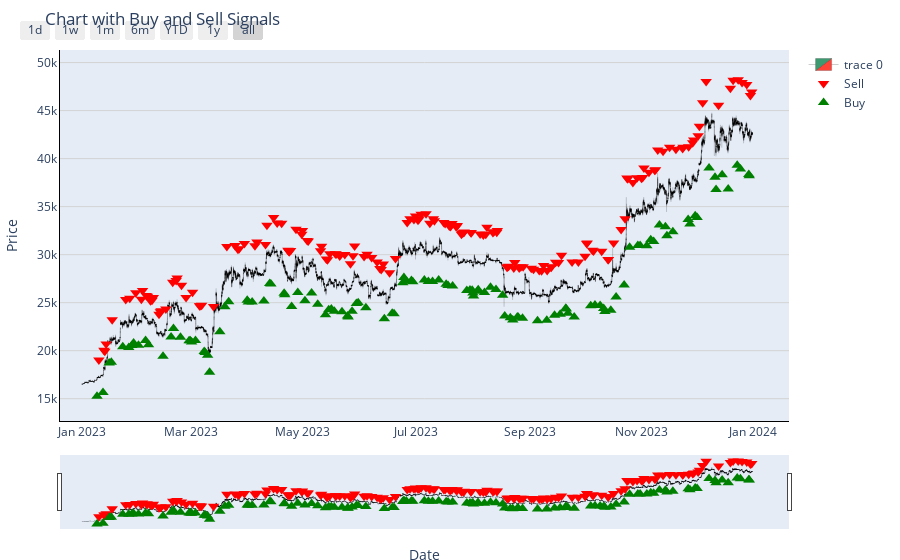

The notebook cell this image was saved under:
### Code cell
# Import Plotly and pandas
import plotly.graph_objects as go
import pandas as pd
# Create a figure with OHLC trace
fig = go.Figure(data=go.Candlestick(x=b_df['open_time'], # Use open_date as x-axis values
                open=b_df['open'],
                high=b_df['high'],
                low=b_df['low'],
                close=b_df['close'],
                line_width=0.2))

# Add red arrows for action = -1
fig.add_trace(go.Scatter(x=b_df[b_df['strategy'] == -1]['open_time'], # Use open_date for x-axis
                         y=b_df[b_df['strategy'] == -1]['high'] + b_df[b_df['strategy'] == -1]['low'] / 10,
                         mode='markers',
                         marker_symbol='triangle-down',
                         marker_color='red',
                         marker_size=10,
                         name='Sell'))

# Add green arrows for action = 1
fig.add_trace(go.Scatter(x=b_df[b_df['strategy'] == 1]['open_time'], # Use open_date for x-axis
                         y=b_df[b_df['strategy'] == 1]['low'] - b_df[b_df['strategy'] == 1]['low'] / 10,
                         mode='markers',
                         marker_symbol='triangle-up',
                         marker_color='green',
                         marker_size=10,
                         name='Buy'))

# Customize the layout and the interactive controls
fig.update_layout(
    title='Chart with Buy and Sell Signals',
    yaxis_title='Price',
    xaxis_title='Date',
    hovermode='x unified', # Show the hover data for both traces
    margin=dict(l=20, r=20, t=50, b=20), # Reduce the white space around the plot
    dragmode='pan', # Change the default action to pan instead of zoom
    xaxis=dict( # Enable the rangeslider and set the rangebreaks
        rangeslider=dict(visible=True),
        rangebreaks=[
            dict(bounds=["sat", "sun"]), # Hide weekends
        ]
    )
)

# Add zoom buttons for both x and y axes
fig.update_xaxes(
    showspikes=True, # Show spike lines
    spikemode='across', # Show spike lines across the plot
    spikesnap='cursor', # Snap spike lines to the cursor
    showline=True, # Show the x-axis line
    linecolor='black', # Set the x-axis line color
    showgrid=False, # Hide the x-axis grid
    fixedrange=False, # Enable x-axis zoom
    rangeselector=dict( # Add buttons to select the x-axis range
        buttons=list([
            dict(count=1, label="1d", step="day", stepmode="backward"),
            dict(count=7, label="1w", step="day", stepmode="backward"),
            dict(count=1, label="1m", step="month", stepmode="backward"),
            dict(count=6, label="6m", step="month", stepmode="backward"),
            dict(count=1, label="YTD", step="year", stepmode="todate"),
            dict(count=1, label="1y", step="year", stepmode="backward"),
            dict(step="all")
        ])
    )
)

fig.update_yaxes(
    showspikes=True, # Show spike lines
    spikemode='across', # Show spike lines across the plot
    spikesnap='cursor', # Snap spike lines to the cursor
    showline=True, # Show the y-axis line
    linecolor='black', # Set the y-axis line color
    showgrid=True, # Show the y-axis grid
    gridcolor='lightgray', # Set the y-axis grid color
    fixedrange=False, # Enable y-axis zoom
    autorange = True,
)

cs = fig.data[0]

# Set line and fill colors
cs.increasing.fillcolor = '#3D9970'
cs.increasing.line.color = '#000000'
cs.decreasing.fillcolor = '#FF4136'
cs.decreasing.line.color = '#000000'

# Show the figure
fig.show()

### Figure 1 — Plotly figure (JSON) as saved in the notebook; plotly's stock layout.template omitted (floating-point values rounded to 4 significant figures; data arrays with more than 128 entries replaced by an {"elided": "..."} marker saying what was removed)
{"data": [{"close": {"elided": "17521 float values"}, "decreasing": {"fillcolor": "#FF4136", "line": {"color": "#000000"}}, "high": {"elided": "17521 float values"}, "increasing": {"fillcolor": "#3D9970", "line": {"color": "#000000"}}, "line": {"width": 0.2}, "low": {"elided": "17521 float values"}, "open": {"elided": "17521 float values"}, "type": "candlestick", "x": {"elided": "17521 str values"}}, {"marker": {"color": "red", "size": 10, "symbol": "triangle-down"}, "mode": "markers", "name": "Sell", "type": "scatter", "x": {"elided": "192 str values"}, "y": {"elided": "192 float values"}}, {"marker": {"color": "green", "size": 10, "symbol": "triangle-up"}, "mode": "markers", "name": "Buy", "type": "scatter", "x": {"elided": "129 str values"}, "y": {"elided": "129 float values"}}], "layout": {"dragmode": "pan", "hovermode": "x unified", "margin": {"b": 20, "l": 20, "r": 20, "t": 50}, "title": {"text": "Chart with Buy and Sell Signals"}, "xaxis": {"fixedrange": false, "linecolor": "black", "rangebreaks": [{"bounds": ["sat", "sun"]}], "rangeselector": {"buttons": [{"count": 1, "label": "1d", "step": "day", "stepmode": "backward"}, {"count": 7, "label": "1w", "step": "day", "stepmode": "backward"}, {"count": 1, "label": "1m", "step": "month", "stepmode": "backward"}, {"count": 6, "label": "6m", "step": "month", "stepmode": "backward"}, {"count": 1, "label": "YTD", "step": "year", "stepmode": "todate"}, {"count": 1, "label": "1y", "step": "year", "stepmode": "backward"}, {"step": "all"}]}, "rangeslider": {"visible": true}, "showgrid": false, "showline": true, "showspikes": true, "spikemode": "across", "spikesnap": "cursor", "title": {"text": "Date"}}, "yaxis": {"autorange": true, "fixedrange": false, "gridcolor": "lightgray", "linecolor": "black", "showgrid": true, "showline": true, "showspikes": true, "spikemode": "across", "spikesnap": "cursor", "title": {"text": "Price"}}}}
